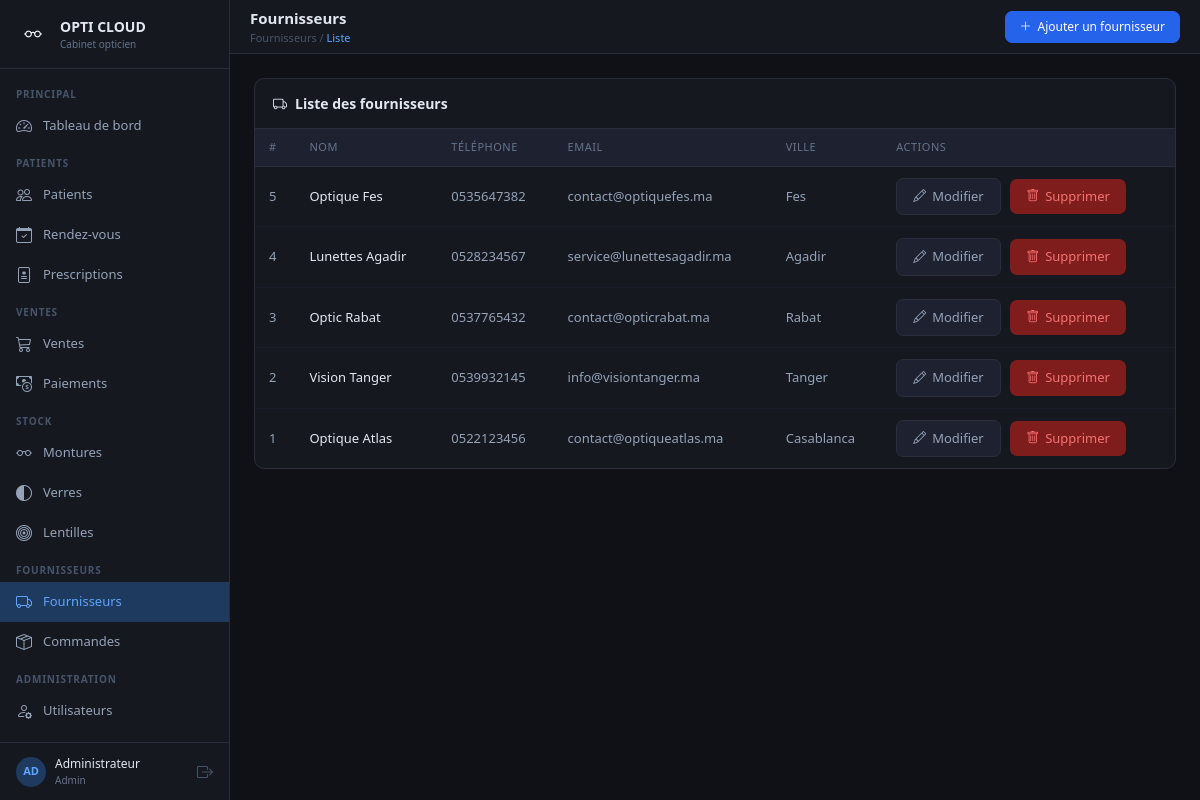
Page /fournisseur/fournisseur_list.php (signed in) on the committed database.
### tables this page shows
CREATE TABLE `fournisseur` (
  `id` int(11) NOT NULL AUTO_INCREMENT,
  `nom_fournisseur` varchar(100) NOT NULL,
  `tel_fournisseur` varchar(20) DEFAULT '',
  `email_fournisseur` varchar(100) DEFAULT '',
  `ville_fournisseur` varchar(100) DEFAULT '',
  PRIMARY KEY (`id`)
);

### fournisseur/fournisseur_list.php (the view, shortened to what this page needs)
<?php
require("../connexion.php");
$page_breadcrumb = "Fournisseurs / <span>Liste</span>";
$liste = mysqli_query($con, "SELECT * FROM fournisseur ORDER BY id DESC");
require("../layout.php");
?>
<div class="card-dark">
    <div class="card-header"><i class="bi bi-truck me-2"></i>Liste des fournisseurs</div>
    <div style="overflow-x:auto;">
        <table class="table-dark-custom">
            <thead>
                <tr>
                    <th>#</th>
                    <th>Nom</th>
                    <th>Téléphone</th>
                    <th>Email</th>
                    <th>Ville</th>
                    <th>Actions</th>
                </tr>
            </thead>
            <tbody>
            <?php if ($liste && mysqli_num_rows($liste) > 0):
                while($row = mysqli_fetch_assoc($liste)): ?>
            <tr>
                <td><?php echo $row['id']; ?></td>
                <td class="primary-col"><?php echo htmlspecialchars($row['nom_fournisseur']); ?></td>
                <td><?php echo htmlspecialchars($row['tel_fournisseur']); ?></td>
                <td><?php echo htmlspecialchars($row['email_fournisseur']); ?></td>
                <td><?php echo htmlspecialchars($row['ville_fournisseur']); ?></td>
                <td>
                    <a href="fournisseur_modifier.php?id=<?php echo $row['id']; ?>" class="btn-secondary-dark" style="margin-right:6px;">
                        <i class="bi bi-pencil"></i> Modifier
                    </a>
                    <a href="fournisseur_delete.php?id=<?php echo $row['id']; ?>"
                       class="btn-danger-dark"
                       onclick="return confirm('Supprimer ce fournisseur ?')">
                        <i class="bi bi-trash"></i> Supprimer
                    </a>
                </td>
            </tr>
            <?php endwhile; else: ?>
            <tr><td colspan="6" style="text-align:center; color:#475569; padding:20px;">Aucun fournisseur trouvé</td></tr>
            <?php endif; ?>
            </tbody>
        </table>
    </div>
</div>
<?php require("../layout_end.php"); ?>

### layout.php (style rules this page uses)
* { box-sizing: border-box; }
body { margin: 0; font-family: 'Segoe UI', sans-serif; background: #0f1117; color: #e2e8f0; display: flex; min-height: 100vh; }
.topbar-breadcrumb span { color: #60a5fa; }
.card-dark { background: #161820; border: 1px solid #2a2d3a; border-radius: 10px; }
.card-dark .card-header { background: transparent; border-bottom: 1px solid #2a2d3a; padding: 14px 18px; font-size: 14px; font-weight: 600; color: #e2e8f0; }
.table-dark-custom { width: 100%; border-collapse: collapse; }
.table-dark-custom th { background: #1e2130; color: #64748b; font-size: 11px; text-transform: uppercase; letter-spacing: 0.5px; padding: 10px 14px; border-bottom: 1px solid #2a2d3a; font-weight: 500; }
.table-dark-custom td { padding: 11px 14px; border-bottom: 1px solid #1a1d29; font-size: 13px; color: #94a3b8; vertical-align: middle; }
.table-dark-custom tr:last-child td { border-bottom: none; }
.table-dark-custom td.primary-col { color: #e2e8f0; font-weight: 500; }
.btn-danger-dark { background: #7f1d1d; border: none; color: #f87171; border-radius: 7px; padding: 8px 16px; font-size: 13px; cursor: pointer; text-decoration: none; display: inline-flex; align-items: center; gap: 6px; }
.btn-secondary-dark { background: #1e2130; border: 1px solid #2a2d3a; color: #94a3b8; border-radius: 7px; padding: 8px 16px; font-size: 13px; cursor: pointer; text-decoration: none; display: inline-flex; align-items: center; gap: 6px; }

### rows in the picture
fournisseur: id "5", nom_fournisseur "Optique Fes", tel_fournisseur "0535647382", email_fournisseur "contact@optiquefes.ma", ville_fournisseur "Fes"
fournisseur: id "4", nom_fournisseur "Lunettes Agadir", tel_fournisseur "0528234567", email_fournisseur "service@lunettesagadir.ma", ville_fournisseur "Agadir"
fournisseur: id "3", nom_fournisseur "Optic Rabat", tel_fournisseur "0537765432", email_fournisseur "contact@opticrabat.ma", ville_fournisseur "Rabat"
fournisseur: id "2", nom_fournisseur "Vision Tanger", tel_fournisseur "0539932145", email_fournisseur "info@visiontanger.ma", ville_fournisseur "Tanger"
fournisseur: id "1", nom_fournisseur "Optique Atlas", tel_fournisseur "0522123456", email_fournisseur "contact@optiqueatlas.ma", ville_fournisseur "Casablanca"

### other values in the picture
substr($_SESSION['user_nom'],0,2) "AD"
$_SESSION['user_nom'] "Administrateur"
$_SESSION['user_role'] "Admin"
$page_title "Fournisseurs"
$btn_action "Ajouter un fournisseur"
